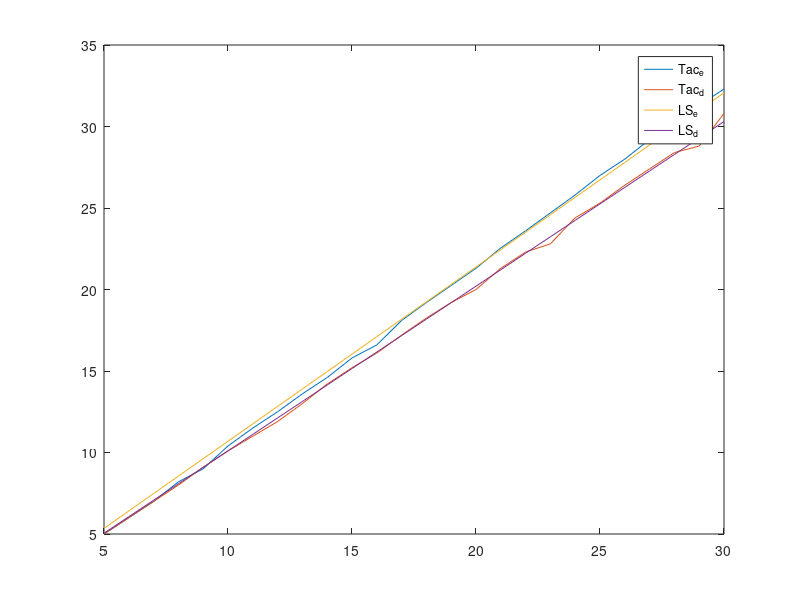

The MATLAB script that drew this image:
clear;close all;clc
load('Nanook_Vels.mat')

n = length(S_P);
left_adjust = 0.42;
rigth_adjust = 0.4137;

X = [S_P];
Y1 = M_E;
Y2 = M_D;

% Least Square
B_E= inv(X'*X)*X'*Y1;
B_D = inv(X'*X)*X'*Y2;

plot(S_P,Y1);
hold on
plot(S_P,Y2);

plot(S_P,X*B_E);
plot(S_P,X*B_D);

legend('Tac_e','Tac_d','LS_e','LS_d')




